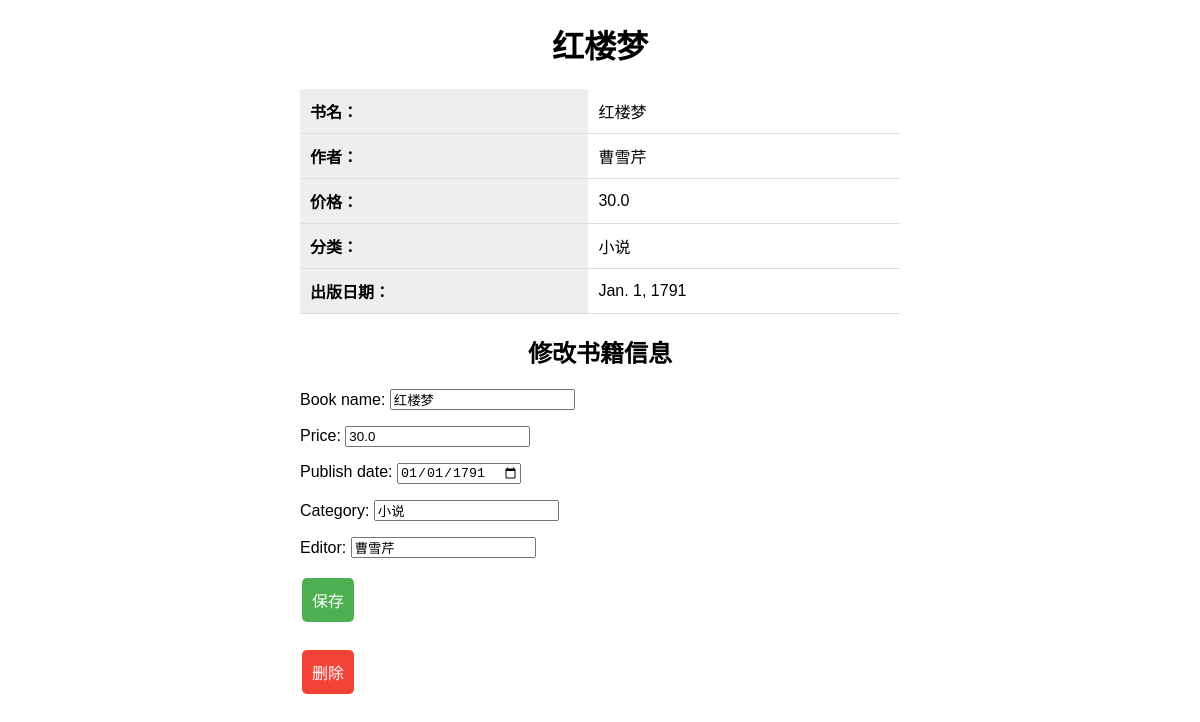
Page /book_detail/3/ on the committed database.
### App/models.py (models this page shows, shortened)
class Book(models.Model):
    book_id = models.AutoField(primary_key=True)
    book_name = models.CharField(max_length=100)
    price = models.FloatField()
    publish_date = models.DateField()
    category = models.CharField(max_length=50)
    editor = models.CharField(max_length=50)

### App/views.py (the view)
# urls.py: path('book_detail/<int:pk>/', views.book_detail, name='book_detail'),
def book_detail(request, pk):
    book = get_object_or_404(Book, pk=pk)
    if request.method == 'POST':
        form = BookForm(request.POST, instance=book)
        if form.is_valid():
            form.save()
            messages.success(request, '图书修改成功！')
            return redirect('main')
    else:
        form = BookForm(instance=book)
    return render(request, 'book_detail.html', {'form': form, 'book': book})

### App/forms.py
class BookForm(forms.ModelForm):
    class Meta:
        model = Book
        fields = ['book_name', 'price', 'publish_date', 'category', 'editor']
        widgets = {
            'publish_date': forms.DateInput(attrs={'type': 'date'}),
        }

### App/templates/book_detail.html (shortened to what this page needs)
<!DOCTYPE html>
<html>
<head>
</head>
<body>
<h1>{{ book.book_name }}</h1>
<table>
    <tr>
        <th>书名：</th>
        <td>{{ book.book_name }}</td>
    </tr>
    <tr>
        <th>作者：</th>
        <td>{{ book.editor }}</td>
    </tr>
    <tr>
        <th>价格：</th>
        <td>{{ book.price }}</td>
    </tr>
    <tr>
        <th>分类：</th>
        <td>{{ book.category }}</td>
    </tr>
    <tr>
        <th>出版日期：</th>
        <td>{{ book.publish_date }}</td>
    </tr>
</table>
<h2>修改书籍信息</h2>
<form method="post">
    {{ form.as_p }}
    <input type="submit" value="保存">
</form>
<form method="POST" action="{% url 'book_delete' pk=book.pk %}">
    <button type="submit" onclick="return confirmDelete()">删除</button>
</form>

### App/templates/book_detail.html (style rules this page uses)
body { font-family: Arial, sans-serif; font-size: 16px; }
table { border-collapse: collapse; width: 100%; max-width: 600px; margin: 20px auto; }
th { text-align: left; padding: 10px; background-color: #eee; border-bottom: 1px solid #ddd; }
td { padding: 10px; border-bottom: 1px solid #ddd; }
h1, h2 { text-align: center; }
form { max-width: 600px; margin: 20px auto; }
input[type="submit"] { background-color: #4CAF50; color: white; border: none; padding: 10px; text-align: center; text-decoration: none; display: inline-block; font-size: 16px; margin: 4px 2px; cursor: pointer; border-radius: 5px; }
button[type="submit"] { background-color: #f44336; color: white; border: none; padding: 10px; text-align: center; text-decoration: none; display: inline-block; font-size: 16px; margin: 4px 2px; cursor: pointer; border-radius: 5px; }

### rows in the picture
Book: book_name "红楼梦", editor "曹雪芹", price "30.0", category "小说", publish_date "Jan. 1, 1791", publish_date "01/01/1791"
